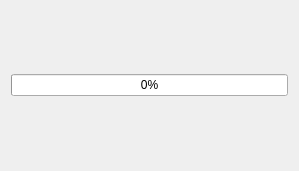
<?xml version="1.0" encoding="UTF-8"?>
<ui version="4.0">
 <class>MainWindow</class>
 <widget class="QMainWindow" name="MainWindow">
  <property name="geometry">
   <rect>
    <x>0</x>
    <y>0</y>
    <width>299</width>
    <height>171</height>
   </rect>
  </property>
  <property name="windowTitle">
   <string>MainWindow</string>
  </property>
  <widget class="QWidget" name="centralWidget">
   <layout class="QVBoxLayout" name="verticalLayout">
    <item>
     <widget class="QProgressBar" name="progressBar">
      <property name="value">
       <number>0</number>
      </property>
     </widget>
    </item>
   </layout>
  </widget>
  <widget class="QMenuBar" name="menuBar">
   <property name="geometry">
    <rect>
     <x>0</x>
     <y>0</y>
     <width>299</width>
     <height>23</height>
    </rect>
   </property>
  </widget>
 </widget>
 <layoutdefault spacing="6" margin="11"/>
 <resources/>
 <connections/>
</ui>
